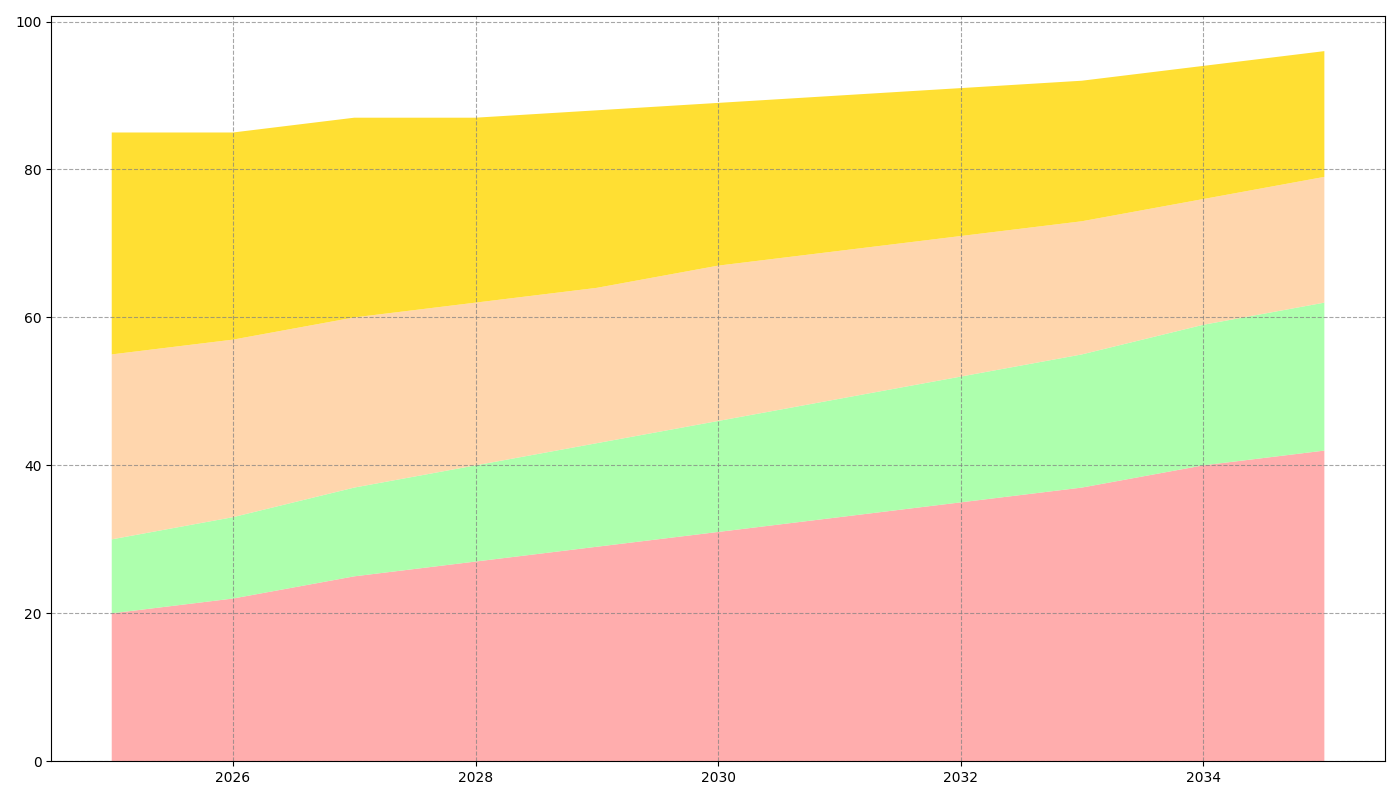

This chart was generated by the following Python code:
import matplotlib.pyplot as plt
import numpy as np

years = np.arange(2025, 2036)

fruits = [20, 22, 25, 27, 29, 31, 33, 35, 37, 40, 42]
grains = [10, 11, 12, 13, 14, 15, 16, 17, 18, 19, 20]
dairy = [25, 24, 23, 22, 21, 21, 20, 19, 18, 17, 17]
proteins = [30, 28, 27, 25, 24, 22, 21, 20, 19, 18, 17]

plt.figure(figsize=(14, 8))
plt.stackplot(years, fruits, grains, dairy, proteins, 
              colors=['#FF9999', '#99FF99', '#FFCC99', '#FFD700'], alpha=0.8)

plt.grid(True, linestyle='--', which='major', color='grey', alpha=0.7)
plt.tight_layout()
plt.show()
